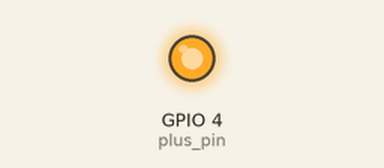
The program below on a simulated Raspberry Pi (BCM pin numbers). Parts: output pins drawn as LEDs (lit = HIGH). At 5.0 s the program stops and its outputs stay as they are.

Above: at 0.1 s.
At 5.1 s:
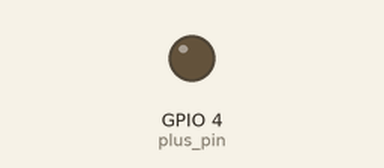
Timing chart, 0 to 6.5 s (numbered marks = the images above):
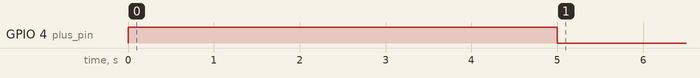

The program:

exercise1.py
```python
import RPi.GPIO as GPIO
import time

GPIO.setmode(GPIO.BCM)

plus_pin = 4

GPIO.setup(plus_pin, GPIO.OUT)

try:
     GPIO.output(plus_pin, 1)
     time.sleep(5)
     GPIO.output(plus_pin, GPIO.LOW)

except KeyboardInterrupt:
    GPIO.cleanup()
finally:
    GPIO.cleanup()
```

Measured:
- by itself, GPIO 4 (plus_pin): LOW → HIGH at 0.00 s, → LOW 5.0 s later
